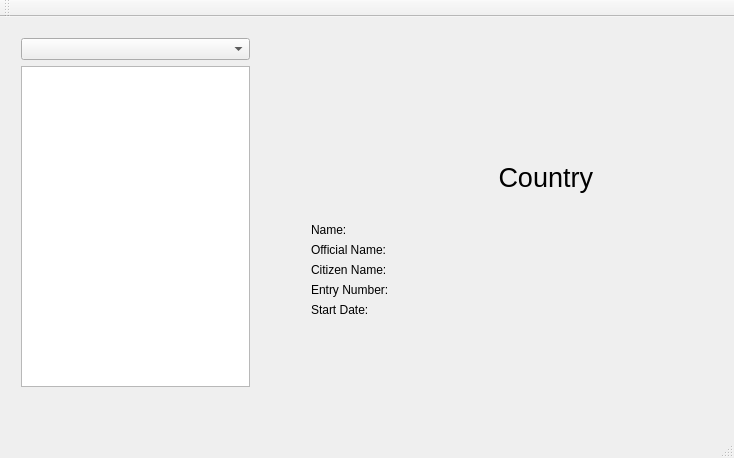
<?xml version="1.0" encoding="UTF-8"?>
<ui version="4.0">
 <class>MainWindow</class>
 <widget class="QMainWindow" name="MainWindow">
  <property name="geometry">
   <rect>
    <x>0</x>
    <y>0</y>
    <width>734</width>
    <height>458</height>
   </rect>
  </property>
  <property name="windowTitle">
   <string>MainWindow</string>
  </property>
  <widget class="QWidget" name="centralWidget">
   <widget class="QWidget" name="">
    <property name="geometry">
     <rect>
      <x>10</x>
      <y>10</y>
      <width>251</width>
      <height>371</height>
     </rect>
    </property>
    <layout class="QVBoxLayout" name="verticalLayout_3">
     <item>
      <widget class="QComboBox" name="comboBox"/>
     </item>
     <item>
      <widget class="QListWidget" name="listWidget"/>
     </item>
    </layout>
   </widget>
   <widget class="QWidget" name="">
    <property name="geometry">
     <rect>
      <x>300</x>
      <y>110</y>
      <width>421</width>
      <height>201</height>
     </rect>
    </property>
    <layout class="QVBoxLayout" name="verticalLayout_2">
     <item>
      <widget class="QLabel" name="label">
       <property name="font">
        <font>
         <pointsize>20</pointsize>
        </font>
       </property>
       <property name="text">
        <string>                         Country</string>
       </property>
      </widget>
     </item>
     <item>
      <layout class="QVBoxLayout" name="verticalLayout">
       <item>
        <layout class="QHBoxLayout" name="horizontalLayout">
         <item>
          <widget class="QLabel" name="label_2">
           <property name="text">
            <string>Name:</string>
           </property>
          </widget>
         </item>
         <item>
          <widget class="QLabel" name="label_8">
           <property name="font">
            <font>
             <weight>75</weight>
             <bold>true</bold>
            </font>
           </property>
           <property name="text">
            <string/>
           </property>
          </widget>
         </item>
        </layout>
       </item>
       <item>
        <layout class="QHBoxLayout" name="horizontalLayout_2">
         <item>
          <widget class="QLabel" name="label_9">
           <property name="text">
            <string>Official Name:</string>
           </property>
          </widget>
         </item>
         <item>
          <widget class="QLabel" name="label_10">
           <property name="font">
            <font>
             <weight>75</weight>
             <bold>true</bold>
            </font>
           </property>
           <property name="text">
            <string/>
           </property>
          </widget>
         </item>
        </layout>
       </item>
       <item>
        <layout class="QHBoxLayout" name="horizontalLayout_3">
         <item>
          <widget class="QLabel" name="label_11">
           <property name="text">
            <string>Citizen Name:</string>
           </property>
          </widget>
         </item>
         <item>
          <widget class="QLabel" name="label_12">
           <property name="font">
            <font>
             <weight>75</weight>
             <bold>true</bold>
            </font>
           </property>
           <property name="text">
            <string/>
           </property>
          </widget>
         </item>
        </layout>
       </item>
       <item>
        <layout class="QHBoxLayout" name="horizontalLayout_4">
         <item>
          <widget class="QLabel" name="label_13">
           <property name="text">
            <string>Entry Number:</string>
           </property>
          </widget>
         </item>
         <item>
          <widget class="QLabel" name="label_14">
           <property name="font">
            <font>
             <weight>75</weight>
             <bold>true</bold>
            </font>
           </property>
           <property name="text">
            <string/>
           </property>
          </widget>
         </item>
        </layout>
       </item>
       <item>
        <layout class="QHBoxLayout" name="horizontalLayout_5">
         <item>
          <widget class="QLabel" name="label_15">
           <property name="text">
            <string>Start Date:</string>
           </property>
          </widget>
         </item>
         <item>
          <widget class="QLabel" name="label_16">
           <property name="font">
            <font>
             <weight>75</weight>
             <bold>true</bold>
            </font>
           </property>
           <property name="text">
            <string/>
           </property>
          </widget>
         </item>
        </layout>
       </item>
      </layout>
     </item>
    </layout>
   </widget>
  </widget>
  <widget class="QMenuBar" name="menuBar">
   <property name="geometry">
    <rect>
     <x>0</x>
     <y>0</y>
     <width>734</width>
     <height>22</height>
    </rect>
   </property>
  </widget>
  <widget class="QToolBar" name="mainToolBar">
   <attribute name="toolBarArea">
    <enum>TopToolBarArea</enum>
   </attribute>
   <attribute name="toolBarBreak">
    <bool>false</bool>
   </attribute>
  </widget>
  <widget class="QStatusBar" name="statusBar"/>
 </widget>
 <layoutdefault spacing="6" margin="11"/>
 <resources/>
 <connections/>
</ui>
